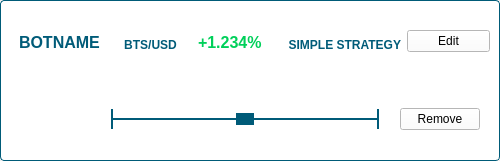
<?xml version="1.0" encoding="UTF-8"?>
<ui version="4.0">
 <class>widget</class>
 <widget class="QWidget" name="widget">
  <property name="enabled">
   <bool>true</bool>
  </property>
  <property name="geometry">
   <rect>
    <x>0</x>
    <y>0</y>
    <width>500</width>
    <height>161</height>
   </rect>
  </property>
  <property name="sizePolicy">
   <sizepolicy hsizetype="Fixed" vsizetype="Fixed">
    <horstretch>0</horstretch>
    <verstretch>0</verstretch>
   </sizepolicy>
  </property>
  <property name="windowTitle">
   <string>widget</string>
  </property>
  <widget class="QFrame" name="widget_frame">
   <property name="geometry">
    <rect>
     <x>0</x>
     <y>0</y>
     <width>500</width>
     <height>161</height>
    </rect>
   </property>
   <property name="sizePolicy">
    <sizepolicy hsizetype="Ignored" vsizetype="Ignored">
     <horstretch>0</horstretch>
     <verstretch>0</verstretch>
    </sizepolicy>
   </property>
   <property name="minimumSize">
    <size>
     <width>491</width>
     <height>161</height>
    </size>
   </property>
   <property name="maximumSize">
    <size>
     <width>16777215</width>
     <height>16777215</height>
    </size>
   </property>
   <property name="layoutDirection">
    <enum>Qt::LeftToRight</enum>
   </property>
   <property name="autoFillBackground">
    <bool>false</bool>
   </property>
   <property name="styleSheet">
    <string notr="true">.QFrame { border: 1px solid #005B78; border-radius: 4px; }
* { background-color: white; }
</string>
   </property>
   <property name="frameShape">
    <enum>QFrame::StyledPanel</enum>
   </property>
   <property name="frameShadow">
    <enum>QFrame::Raised</enum>
   </property>
   <layout class="QGridLayout" name="gridLayout_6">
    <item row="4" column="0">
     <layout class="QHBoxLayout" name="horizontalLayout">
      <property name="sizeConstraint">
       <enum>QLayout::SetDefaultConstraint</enum>
      </property>
      <property name="leftMargin">
       <number>10</number>
      </property>
      <property name="rightMargin">
       <number>10</number>
      </property>
      <item>
       <widget class="QPushButton" name="play_button">
        <property name="sizePolicy">
         <sizepolicy hsizetype="Fixed" vsizetype="Fixed">
          <horstretch>0</horstretch>
          <verstretch>0</verstretch>
         </sizepolicy>
        </property>
        <property name="cursor">
         <cursorShape>PointingHandCursor</cursorShape>
        </property>
        <property name="statusTip">
         <string extracomment="Start bot"/>
        </property>
        <property name="styleSheet">
         <string notr="true">border: 0;</string>
        </property>
        <property name="text">
         <string/>
        </property>
        <property name="icon">
         <iconset>
          <normaloff>dexbot/img/play.png</normaloff>dexbot/img/play.png</iconset>
        </property>
        <property name="iconSize">
         <size>
          <width>30</width>
          <height>30</height>
         </size>
        </property>
       </widget>
      </item>
      <item>
       <widget class="QPushButton" name="pause_button">
        <property name="sizePolicy">
         <sizepolicy hsizetype="Fixed" vsizetype="Fixed">
          <horstretch>0</horstretch>
          <verstretch>0</verstretch>
         </sizepolicy>
        </property>
        <property name="cursor">
         <cursorShape>PointingHandCursor</cursorShape>
        </property>
        <property name="styleSheet">
         <string notr="true">border: 0;
</string>
        </property>
        <property name="text">
         <string/>
        </property>
        <property name="icon">
         <iconset>
          <normaloff>dexbot/img/pause.png</normaloff>dexbot/img/pause.png</iconset>
        </property>
        <property name="iconSize">
         <size>
          <width>30</width>
          <height>30</height>
         </size>
        </property>
       </widget>
      </item>
      <item>
       <widget class="QWidget" name="widget_2" native="true">
        <property name="sizePolicy">
         <sizepolicy hsizetype="Expanding" vsizetype="Preferred">
          <horstretch>0</horstretch>
          <verstretch>0</verstretch>
         </sizepolicy>
        </property>
        <property name="styleSheet">
         <string notr="true"/>
        </property>
        <layout class="QHBoxLayout" name="horizontalLayout_3">
         <property name="leftMargin">
          <number>15</number>
         </property>
         <property name="rightMargin">
          <number>15</number>
         </property>
         <item>
          <widget class="QSlider" name="horizontalSlider">
           <property name="sizePolicy">
            <sizepolicy hsizetype="Preferred" vsizetype="Fixed">
             <horstretch>0</horstretch>
             <verstretch>0</verstretch>
            </sizepolicy>
           </property>
           <property name="styleSheet">
            <string notr="true">QSlider::groove:horizontal {
height: 2px;
background: #005B78;
}
QSlider::handle:horizontal {
background: #005B78;
width: 18px;
margin: -5px 0;
}
QSlider {
border-left: 2px solid  #005B78;
border-right: 2px solid  #005B78;
}</string>
           </property>
           <property name="maximum">
            <number>100</number>
           </property>
           <property name="sliderPosition">
            <number>50</number>
           </property>
           <property name="tracking">
            <bool>false</bool>
           </property>
           <property name="orientation">
            <enum>Qt::Horizontal</enum>
           </property>
           <property name="tickPosition">
            <enum>QSlider::TicksAbove</enum>
           </property>
          </widget>
         </item>
        </layout>
       </widget>
      </item>
      <item>
       <widget class="QPushButton" name="remove_button">
        <property name="cursor">
         <cursorShape>PointingHandCursor</cursorShape>
        </property>
        <property name="text">
         <string>Remove</string>
        </property>
       </widget>
      </item>
     </layout>
    </item>
    <item row="2" column="0">
     <spacer name="verticalSpacer">
      <property name="orientation">
       <enum>Qt::Vertical</enum>
      </property>
      <property name="sizeType">
       <enum>QSizePolicy::Fixed</enum>
      </property>
      <property name="sizeHint" stdset="0">
       <size>
        <width>20</width>
        <height>20</height>
       </size>
      </property>
     </spacer>
    </item>
    <item row="1" column="0">
     <widget class="QWidget" name="widget_3" native="true">
      <property name="sizePolicy">
       <sizepolicy hsizetype="Preferred" vsizetype="Fixed">
        <horstretch>0</horstretch>
        <verstretch>0</verstretch>
       </sizepolicy>
      </property>
      <layout class="QHBoxLayout" name="horizontalLayout_4">
       <property name="rightMargin">
        <number>0</number>
       </property>
       <property name="bottomMargin">
        <number>11</number>
       </property>
       <item>
        <widget class="QLabel" name="botname_label">
         <property name="font">
          <font>
           <pointsize>12</pointsize>
           <weight>75</weight>
           <bold>true</bold>
          </font>
         </property>
         <property name="styleSheet">
          <string notr="true">color: #005B78;</string>
         </property>
         <property name="text">
          <string>BOTNAME</string>
         </property>
         <property name="alignment">
          <set>Qt::AlignBottom|Qt::AlignLeading|Qt::AlignLeft</set>
         </property>
        </widget>
       </item>
       <item>
        <widget class="QLabel" name="currency_label">
         <property name="font">
          <font>
           <weight>75</weight>
           <bold>true</bold>
          </font>
         </property>
         <property name="styleSheet">
          <string notr="true">color: #005B78;</string>
         </property>
         <property name="text">
          <string>BTS/USD</string>
         </property>
         <property name="alignment">
          <set>Qt::AlignBottom|Qt::AlignHCenter</set>
         </property>
        </widget>
       </item>
       <item>
        <widget class="QLabel" name="profit_label">
         <property name="font">
          <font>
           <pointsize>12</pointsize>
           <weight>75</weight>
           <bold>true</bold>
          </font>
         </property>
         <property name="styleSheet">
          <string notr="true">color: #00D05A;</string>
         </property>
         <property name="text">
          <string>+1.234%</string>
         </property>
         <property name="alignment">
          <set>Qt::AlignBottom|Qt::AlignLeading|Qt::AlignLeft</set>
         </property>
        </widget>
       </item>
       <item>
        <widget class="QLabel" name="strategy_label">
         <property name="maximumSize">
          <size>
           <width>16777215</width>
           <height>16777215</height>
          </size>
         </property>
         <property name="font">
          <font>
           <pointsize>9</pointsize>
           <weight>75</weight>
           <bold>true</bold>
          </font>
         </property>
         <property name="autoFillBackground">
          <bool>false</bool>
         </property>
         <property name="styleSheet">
          <string notr="true">color: #005B78;</string>
         </property>
         <property name="text">
          <string>SIMPLE STRATEGY</string>
         </property>
         <property name="alignment">
          <set>Qt::AlignBottom|Qt::AlignRight|Qt::AlignTrailing</set>
         </property>
        </widget>
       </item>
       <item>
        <widget class="QPushButton" name="edit_button">
         <property name="cursor">
          <cursorShape>PointingHandCursor</cursorShape>
         </property>
         <property name="text">
          <string>Edit</string>
         </property>
        </widget>
       </item>
      </layout>
     </widget>
    </item>
   </layout>
  </widget>
 </widget>
 <resources/>
 <connections/>
</ui>
